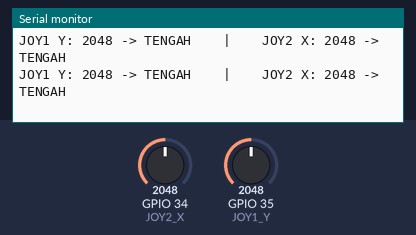
The sketch below on a simulated ESP32. Parts: the last lines printed to the serial monitor. The inputs (shaded band) are chosen by the test bench; at power-on: GPIO 34 (JOY2_X) = 2048, GPIO 35 (JOY1_Y) = 2048.

Above: at 2.2 s.
2.3 s: GPIO 34 (JOY2_X) set to 2314
At 2.33 s:
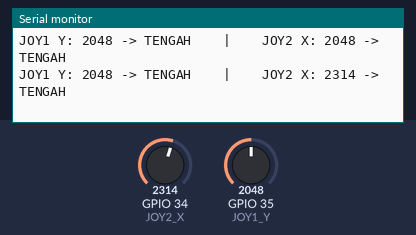
3.8 s: GPIO 34 (JOY2_X) set to 2413
At 3.83 s:
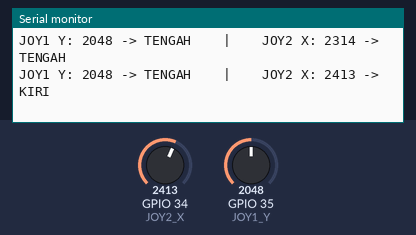
5.7 s: GPIO 35 (JOY1_Y) set to 2302
At 5.74 s:
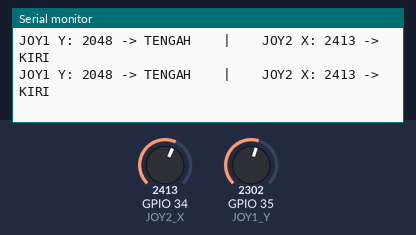
7.2 s: GPIO 35 (JOY1_Y) set to 2403
At 7.25 s:
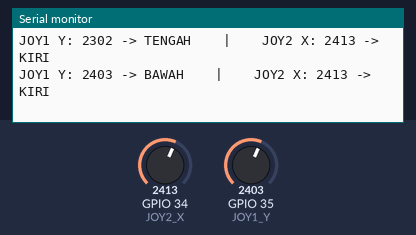

The sketch:

test_joystick_esp32_v1.ino
```cpp
const int JOY1_Y = 35;
const int JOY2_X = 34;

const int DEADZONE = 300;
const int CENTER = 2048;

void setup() {
  Serial.begin(115200);
  delay(1000);

  pinMode(JOY1_Y, INPUT);
  pinMode(JOY2_X, INPUT);

  Serial.println();
  Serial.println("=================================");
  Serial.println("       JOYSTICK TEST ESP32");
  Serial.println("=================================");
  Serial.println("GPIO 35 = Y Joystick 1");
  Serial.println("GPIO 34 = X Joystick 2");
  Serial.println("Arah sudah dibalik");
  Serial.println();
}

void loop() {
  int y1 = analogRead(JOY1_Y);
  int x2 = analogRead(JOY2_X);

  // =========================
  // JOYSTICK 1 - Y
  // =========================
  Serial.print("JOY1 Y: ");
  Serial.print(y1);
  Serial.print(" -> ");

  // Dibalik: nilai tinggi = BAWAH
  //          nilai rendah = ATAS
  if (y1 > CENTER + DEADZONE) {
    Serial.print("BAWAH");
  }
  else if (y1 < CENTER - DEADZONE) {
    Serial.print("ATAS");
  }
  else {
    Serial.print("TENGAH");
  }

  // =========================
  // JOYSTICK 2 - X
  // =========================
  Serial.print("    |    JOY2 X: ");
  Serial.print(x2);
  Serial.print(" -> ");

  // Dibalik: nilai tinggi = KIRI
  //          nilai rendah = KANAN
  if (x2 > CENTER + DEADZONE) {
    Serial.println("KIRI");
  }
  else if (x2 < CENTER - DEADZONE) {
    Serial.println("KANAN");
  }
  else {
    Serial.println("TENGAH");
  }

  delay(100);
}
```

Measured:
- the behaviour switches between 2348 and 2349 on GPIO 34 (JOY2_X) (found by bisection; images 1 and 2)
- the behaviour switches between 2348 and 2349 on GPIO 35 (JOY1_Y) (found by bisection; images 3 and 4)
- after the input at 2.3 s, the serial monitor: prints a new line at once (image 1)
- after the input at 3.8 s, the serial monitor: prints a new line at once (image 2)
- after the input at 7.2 s, the serial monitor: prints a new line after 0.05 s (image 4)
